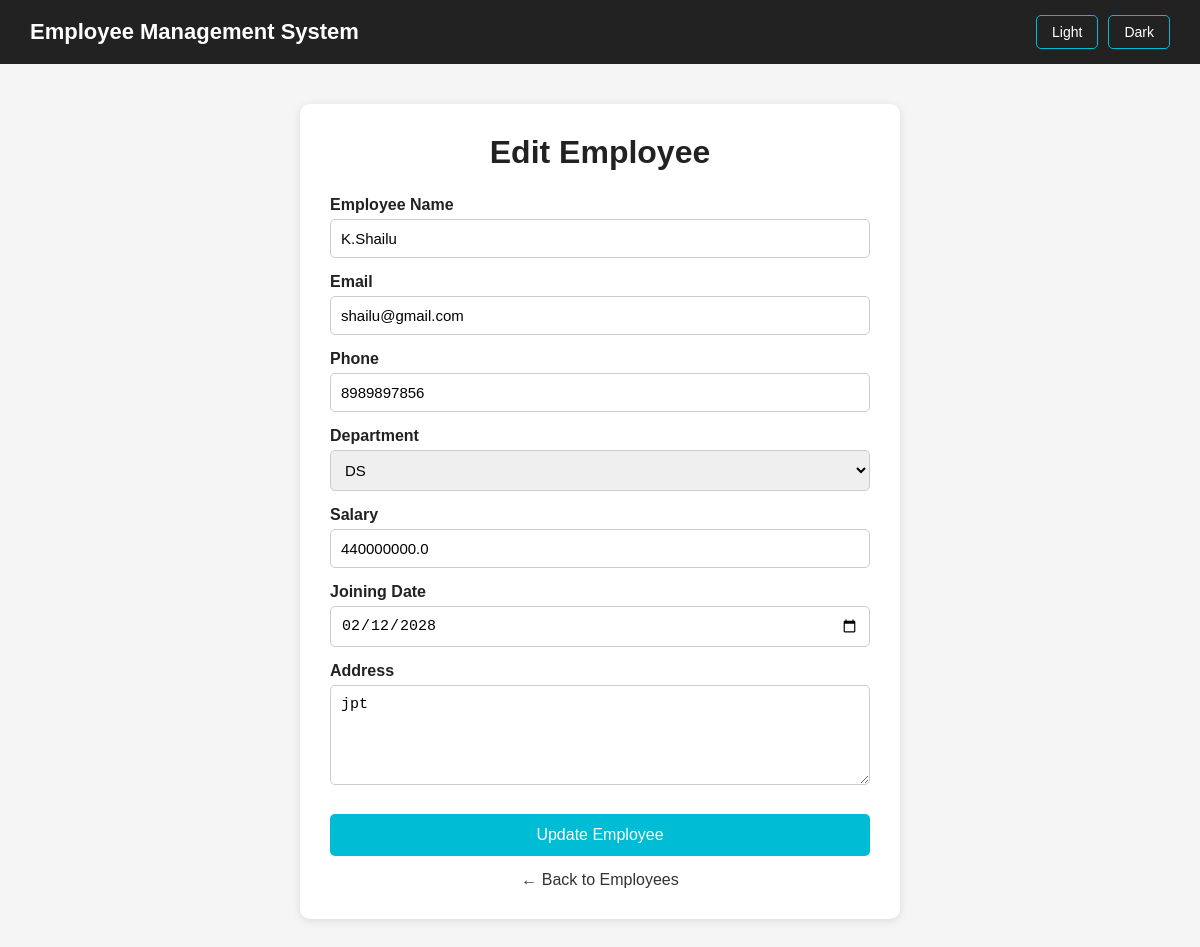
The app's page /edit-employee/4 (signed in) with its own data.
### tables this page shows
CREATE TABLE employees (

            id INTEGER PRIMARY KEY AUTOINCREMENT,

            employeename TEXT NOT NULL,

            email TEXT NOT NULL,

            phone_number TEXT NOT NULL,

            department TEXT NOT NULL,

            salary REAL NOT NULL,

            Joining_Date TEXT NOT NULL,

            address TEXT NOT NULL

        );

### server.py (the view, shortened to what this page needs)
@app.route("/edit-employee/<int:employee_id>", methods=["GET", "POST"])
@login_required
def edit_employee(employee_id):
    connection = get_database_connection()
    cursor = connection.cursor()
    cursor.execute("""
        SELECT * FROM employees WHERE id = ?
    """, (employee_id,))
    employee = cursor.fetchone()
    connection.close()
    if employee is None:
        return "Employee not found."
    return render_template(
        "edit-employee.html",
        employee=employee
    )

### server.py (called while the page is built)
def get_database_connection():
    connection = sqlite3.connect(DATABASE)
    connection.row_factory = sqlite3.Row
    return connection

def login_required(function):
    @wraps(function)
    def decorated_function(*args, **kwargs):
        if "user_id" not in session:
            return redirect(url_for("login"))
        return function(*args, **kwargs)
    return decorated_function

@app.context_processor
def inject_theme():
    return {
        "theme": request.cookies.get("theme", "light")
    }

### Templates/edit-employee.html (shortened to what this page needs)
<!DOCTYPE html>
<html lang="en">
<head>
</head>
<body class="{{ theme }}">
    <nav class="navbar">
        <div class="logo">
            Employee Management System
        </div>
        <div class="theme-buttons">
            <a href="/set-theme/light">
                Light
            </a>
            <a href="/set-theme/dark">
                Dark
            </a>
        </div>
    </nav>
    <div class="container">
        <h1>Edit Employee</h1>
        <form action="/edit-employee/{{ employee['id'] }}" method="POST">
            <label for="employeename">
                Employee Name
            </label>
            <input
                type="text"
                id="employeename"
                name="employeename"
                value="{{ employee['employeename'] }}"
                required>
            <label for="email">
                Email
            </label>
            <input
                type="email"
                id="email"
                name="email"
                value="{{ employee['email'] }}"
                required>
            <label for="phone_number">
                Phone
            </label>
            <input
                type="text"
                id="phone_number"
                name="phone_number"
                value="{{ employee['phone_number'] }}"
                required>
            <label for="department">
                Department
            </label>
            <select
                id="department"
                name="department"
                required>
                <option value="DS"
                    {% if employee['department'] == 'DS' %}selected{% endif %}>
                    DS
                </option>
            </select>
            <label for="salary">
                Salary
            </label>
            <input
                type="number"
                id="salary"
                name="salary"
                value="{{ employee['salary'] }}"
                required>
            <label for="Joining_Date">
                Joining Date
            </label>
            <input
                type="date"
                id="Joining_Date"
                name="Joining_Date"
                value="{{ employee['Joining_Date'] }}"
                required>
            <label for="address">
                Address
            </label>
            <textarea
                id="address"
                name="address"
                required>{{ employee['address'] or '' }}</textarea>
            <button type="submit" class="update-btn">
                Update Employee
            </button>
        </form>
        <a href="/employees" class="back-btn">
            ← Back to Employees
        </a>
    </div>
</body>
</html>

### Templates/edit-employee.html (style rules this page uses)
* { margin: 0; padding: 0; box-sizing: border-box; }
body { font-family: Arial, sans-serif; background-color: #f5f5f5; color: #222; transition: 0.3s; }
.navbar { background-color: #222; padding: 15px 30px; display: flex; align-items: center; }
.logo { color: white; font-size: 22px; font-weight: bold; margin-right: auto; }
.theme-buttons { display: flex; gap: 10px; }
.theme-buttons a { color: white; text-decoration: none; border: 1px solid #00bcd4; border-radius: 5px; padding: 8px 15px; font-size: 14px; }
.container { width: 600px; max-width: 90%; margin: 40px auto; background-color: white; padding: 30px; border-radius: 10px; box-shadow: 0 2px 10px rgba(0, 0, 0, 0.1); }
h1 { text-align: center; margin-bottom: 25px; }
label { display: block; margin-top: 15px; margin-bottom: 5px; font-weight: bold; }
input, select, textarea { width: 100%; padding: 10px; border: 1px solid #ccc; border-radius: 5px; font-size: 15px; }
textarea { height: 100px; resize: vertical; }
.update-btn { width: 100%; margin-top: 25px; padding: 12px; border: none; background-color: #00bcd4; color: white; font-size: 16px; border-radius: 5px; cursor: pointer; }
.back-btn { display: block; text-align: center; margin-top: 15px; text-decoration: none; color: #333; }
body.light { background-color: #f5f5f5; color: #222; }
body.light .container { background-color: white; }
body.light h1, body.light label { color: #222; }

### records on screen
employees: employeename "K.Shailu", email "shailu@gmail.com", phone_number "8989897856", department "DS", salary "440000000.0", Joining_Date "02/12/2028", address "jpt"
